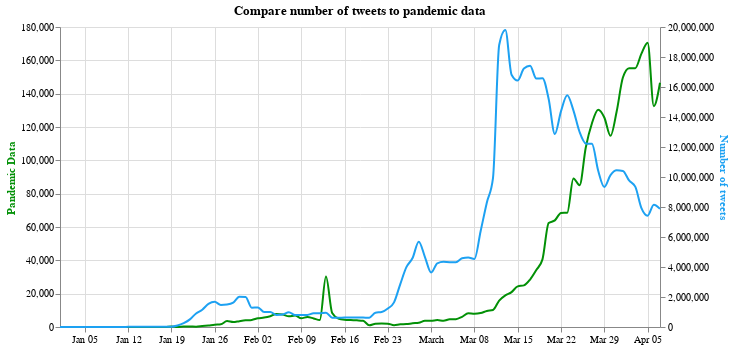

Notebook code cell kept with this figure:
### Code cell
columns = ['new_cases', 'new_deaths', 'new_tests']

select_box = alt.binding_select(options=columns, name='Pandemic data ')
sel = alt.selection_single(fields=['column'], bind=select_box, init={'column': 'new_cases'})

base = alt.Chart(merged_3).encode(
    alt.X('date:T', axis=alt.Axis(title=None))
).properties(
    width=600,
    height=300,
    title = "Compare number of tweets to pandemic data"
)


line_cases = base.transform_fold(
    columns,
    as_=['column', 'value']
).transform_filter(
    sel  
).mark_line( interpolate='monotone', stroke=casecol).encode(
    alt.Y('value:Q',
          axis=alt.Axis(title='Pandemic Data', titleColor=casecol))
).add_selection(
    sel
)


line_tweets = base.mark_line(stroke=twittercol, interpolate='monotone').encode(
    alt.Y('Tweets',
          axis=alt.Axis(title='Number of tweets', titleColor=twittercol))
)


alt.layer(line_cases, line_tweets).resolve_scale(
    y = 'independent'
)

### Figure 1 — Vega-Lite specification as saved in the notebook (floating-point values rounded to 4 significant figures)
{"config": {"view": {"continuousWidth": 400, "continuousHeight": 300}}, "layer": [{"mark": {"type": "line", "interpolate": "monotone", "stroke": "#029006"}, "encoding": {"x": {"type": "temporal", "axis": {"title": null}, "field": "date"}, "y": {"type": "quantitative", "axis": {"title": "Pandemic Data", "titleColor": "#029006"}, "field": "value"}}, "height": 300, "selection": {"selector001": {"type": "single", "fields": ["column"], "bind": {"input": "select", "options": ["new_cases", "new_deaths", "new_tests"], "name": "Pandemic data "}, "init": {"column": "new_cases"}}}, "title": "Compare number of tweets to pandemic data", "transform": [{"fold": ["new_cases", "new_deaths", "new_tests"], "as": ["column", "value"]}, {"filter": {"selection": "selector001"}}], "width": 600}, {"mark": {"type": "line", "interpolate": "monotone", "stroke": "#1da1f2"}, "encoding": {"x": {"type": "temporal", "axis": {"title": null}, "field": "date"}, "y": {"type": "quantitative", "axis": {"title": "Number of tweets", "titleColor": "#1da1f2"}, "field": "Tweets"}}, "height": 300, "title": "Compare number of tweets to pandemic data", "width": 600}], "data": {"name": "data-27113260fdabff0114d8131af728b331"}, "resolve": {"scale": {"y": "independent"}}, "$schema": "https://vega.github.io/schema/vega-lite/v4.8.1.json", "datasets": {"data-27113260fdabff0114d8131af728b331": [{"date": "2020-04-07T00:00:00", "Tweets": 7877346, "total_cases": 2692000.0, "new_cases": 146500.0, "new_deaths": 10680.0, "new_tests": 550800.0, "cnn_articles": 77.0, "fox_articles": 230.0}, {"date": "2020-04-06T00:00:00", "Tweets": 8153966, "total_cases": 2545000.0, "new_cases": 132500.0, "new_deaths": 9512.0, "new_tests": 388500.0, "cnn_articles": 74.0, "fox_articles": 169.0}, {"date": "2020-04-05T00:00:00", "Tweets": 7421877, "total_cases": 2413000.0, "new_cases": 170500.0, "new_deaths": 12620.0, "new_tests": 424600.0, "cnn_articles": 48.0, "fox_articles": 96.0}, {"date": "2020-04-04T00:00:00", "Tweets": 7928225, "total_cases": 2242000.0, "new_cases": 164000.0, "new_deaths": 13550.0, "new_tests": 408500.0, "cnn_articles": 36.0, "fox_articles": 120.0}, {"date": "2020-04-03T00:00:00", "Tweets": 9357113, "total_cases": 2078000.0, "new_cases": 155300.0, "new_deaths": 10020.0, "new_tests": 466200.0, "cnn_articles": 80.0, "fox_articles": 235.0}, {"date": "2020-04-02T00:00:00", "Tweets": 9767918, "total_cases": 1923000.0, "new_cases": 155300.0, "new_deaths": 10020.0, "new_tests": 414800.0, "cnn_articles": 85.0, "fox_articles": 260.0}, {"date": "2020-04-01T00:00:00", "Tweets": 10402981, "total_cases": 1768000.0, "new_cases": 149700.0, "new_deaths": 9348.0, "new_tests": 430500.0, "cnn_articles": 71.0, "fox_articles": 260.0}, {"date": "2020-03-31T00:00:00", "Tweets": 10442432, "total_cases": 1618000.0, "new_cases": 129400.0, "new_deaths": 7972.0, "new_tests": 275000.0, "cnn_articles": 75.0, "fox_articles": 144.0}, {"date": "2020-03-30T00:00:00", "Tweets": 10125714, "total_cases": 1489000.0, "new_cases": 114700.0, "new_deaths": 6456.0, "new_tests": 245300.0, "cnn_articles": 60.0, "fox_articles": 204.0}, {"date": "2020-03-29T00:00:00", "Tweets": 9333426, "total_cases": 1374000.0, "new_cases": 125700.0, "new_deaths": 7174.0, "new_tests": 293900.0, "cnn_articles": 33.0, "fox_articles": 108.0}, {"date": "2020-03-28T00:00:00", "Tweets": 10434671, "total_cases": 1248000.0, "new_cases": 130400.0, "new_deaths": 6982.0, "new_tests": 255800.0, "cnn_articles": 29.0, "fox_articles": 84.0}, {"date": "2020-03-27T00:00:00", "Tweets": 12209011, "total_cases": 1118000.0, "new_cases": 122200.0, "new_deaths": 5610.0, "new_tests": 296100.0, "cnn_articles": 61.0, "fox_articles": 210.0}, {"date": "2020-03-26T00:00:00", "Tweets": 12236719, "total_cases": 995500.0, "new_cases": 107700.0, "new_deaths": 5288.0, "new_tests": 254500.0, "cnn_articles": 81.0, "fox_articles": 256.0}, {"date": "2020-03-25T00:00:00", "Tweets": 13000269, "total_cases": 887800.0, "new_cases": 85070.0, "new_deaths": 4610.0, "new_tests": 229500.0, "cnn_articles": 61.0, "fox_articles": 260.0}, {"date": "2020-03-24T00:00:00", "Tweets": 14445841, "total_cases": 802700.0, "new_cases": 89140.0, "new_deaths": 3708.0, "new_tests": 209300.0, "cnn_articles": 69.0, "fox_articles": 253.0}, {"date": "2020-03-23T00:00:00", "Tweets": 15446246, "total_cases": 713600.0, "new_cases": 68540.0, "new_deaths": 3376.0, "new_tests": 191400.0, "cnn_articles": 54.0, "fox_articles": 231.0}, {"date": "2020-03-22T00:00:00", "Tweets": 14392561, "total_cases": 645000.0, "new_cases": 68450.0, "new_deaths": 3434.0, "new_tests": 123500.0, "cnn_articles": 33.0, "fox_articles": 101.0}, {"date": "2020-03-21T00:00:00", "Tweets": 12861351, "total_cases": 576600.0, "new_cases": 63980.0, "new_deaths": 2770.0, "new_tests": 160000.0, "cnn_articles": 30.0, "fox_articles": 75.0}, {"date": "2020-03-20T00:00:00", "Tweets": 15200259, "total_cases": 512600.0, "new_cases": 62390.0, "new_deaths": 2148.0, "new_tests": 172200.0, "cnn_articles": 54.0, "fox_articles": 186.0}, {"date": "2020-03-19T00:00:00", "Tweets": 16582131, "total_cases": 450200.0, "new_cases": 40590.0, "new_deaths": 1916.0, "new_tests": 137300.0, "cnn_articles": 67.0, "fox_articles": 246.0}, {"date": "2020-03-18T00:00:00", "Tweets": 16561524, "total_cases": 409600.0, "new_cases": 34180.0, "new_deaths": 1624.0, "new_tests": 108200.0, "cnn_articles": 57.0, "fox_articles": 241.0}, {"date": "2020-03-17T00:00:00", "Tweets": 17417142, "total_cases": 375400.0, "new_cases": 28480.0, "new_deaths": 1212.0, "new_tests": 100600.0, "cnn_articles": 57.0, "fox_articles": 247.0}, {"date": "2020-03-16T00:00:00", "Tweets": 17227182, "total_cases": 346900.0, "new_cases": 24960.0, "new_deaths": 1500.0, "new_tests": 65450.0, "cnn_articles": 57.0, "fox_articles": 204.0}, {"date": "2020-03-15T00:00:00", "Tweets": 16438760, "total_cases": 321900.0, "new_cases": 24400.0, "new_deaths": 734.0, "new_tests": 48940.0, "cnn_articles": 17.0, "fox_articles": 91.0}, {"date": "2020-03-14T00:00:00", "Tweets": 16823148, "total_cases": 297400.0, "new_cases": 20910.0, "new_deaths": 884.0, "new_tests": 56750.0, "cnn_articles": 25.0, "fox_articles": 49.0}, {"date": "2020-03-13T00:00:00", "Tweets": 19802671, "total_cases": 276200.0, "new_cases": 18950.0, "new_deaths": 702.0, "new_tests": 36980.0, "cnn_articles": 44.0, "fox_articles": 159.0}, {"date": "2020-03-12T00:00:00", "Tweets": 18799722, "total_cases": 257600.0, "new_cases": 15840.0, "new_deaths": 662.0, "new_tests": 37920.0, "cnn_articles": 43.0, "fox_articles": 185.0}, {"date": "2020-03-11T00:00:00", "Tweets": 9923317, "total_cases": 241800.0, "new_cases": 10240.0, "new_deaths": 544.0, "new_tests": 37570.0, "cnn_articles": 24.0, "fox_articles": 107.0}, {"date": "2020-03-10T00:00:00", "Tweets": 8284672, "total_cases": 231400.0, "new_cases": 9636.0, "new_deaths": 418.0, "new_tests": 33140.0, "cnn_articles": 21.0, "fox_articles": 104.0}, {"date": "2020-03-09T00:00:00", "Tweets": 6386122, "total_cases": 221800.0, "new_cases": 8358.0, "new_deaths": 456.0, "new_tests": 26950.0, "cnn_articles": 24.0, "fox_articles": 89.0}, {"date": "2020-03-08T00:00:00", "Tweets": 4533476, "total_cases": 213500.0, "new_cases": 7956.0, "new_deaths": 194.0, "new_tests": 20910.0, "cnn_articles": 7.0, "fox_articles": 39.0}, {"date": "2020-03-07T00:00:00", "Tweets": 4632239, "total_cases": 205500.0, "new_cases": 8240.0, "new_deaths": 208.0, "new_tests": 29800.0, "cnn_articles": 9.0, "fox_articles": 37.0}, {"date": "2020-03-06T00:00:00", "Tweets": 4581032, "total_cases": 197400.0, "new_cases": 6120.0, "new_deaths": 204.0, "new_tests": 41190.0, "cnn_articles": 16.0, "fox_articles": 60.0}, {"date": "2020-03-05T00:00:00", "Tweets": 4323687, "total_cases": 191200.0, "new_cases": 4714.0, "new_deaths": 160.0, "new_tests": 20560.0, "cnn_articles": 12.0, "fox_articles": 50.0}, {"date": "2020-03-04T00:00:00", "Tweets": 4323670, "total_cases": 186500.0, "new_cases": 4630.0, "new_deaths": 168.0, "new_tests": 28890.0, "cnn_articles": 14.0, "fox_articles": 65.0}, {"date": "2020-03-03T00:00:00", "Tweets": 4342139, "total_cases": 181800.0, "new_cases": 3716.0, "new_deaths": 144.0, "new_tests": 23290.0, "cnn_articles": 7.0, "fox_articles": 49.0}, {"date": "2020-03-02T00:00:00", "Tweets": 4240721, "total_cases": 178300.0, "new_cases": 4136.0, "new_deaths": 134.0, "new_tests": 16720.0, "cnn_articles": 9.0, "fox_articles": 62.0}, {"date": "2020-03-01T00:00:00", "Tweets": 3632689, "total_cases": 174200.0, "new_cases": 3686.0, "new_deaths": 116.0, "new_tests": 13720.0, "cnn_articles": 9.0, "fox_articles": 24.0}, {"date": "2020-02-29T00:00:00", "Tweets": 4666121, "total_cases": 170500.0, "new_cases": 3720.0, "new_deaths": 128.0, "new_tests": 17850.0, "cnn_articles": 6.0, "fox_articles": 27.0}, {"date": "2020-02-28T00:00:00", "Tweets": 5685321, "total_cases": 166800.0, "new_cases": 2542.0, "new_deaths": 114.0, "new_tests": 25000.0, "cnn_articles": 6.0, "fox_articles": 43.0}, {"date": "2020-02-27T00:00:00", "Tweets": 4597412, "total_cases": 164200.0, "new_cases": 2228.0, "new_deaths": 76.0, "new_tests": 16870.0, "cnn_articles": 10.0, "fox_articles": 69.0}, {"date": "2020-02-26T00:00:00", "Tweets": 3989533, "total_cases": 162000.0, "new_cases": 1734.0, "new_deaths": 128.0, "new_tests": 11730.0, "cnn_articles": 9.0, "fox_articles": 52.0}, {"date": "2020-02-25T00:00:00", "Tweets": 2844369, "total_cases": 160300.0, "new_cases": 1590.0, "new_deaths": 158.0, "new_tests": 9879.0, "cnn_articles": 8.0, "fox_articles": 22.0}, {"date": "2020-02-24T00:00:00", "Tweets": 1643544, "total_cases": 158700.0, "new_cases": 1046.0, "new_deaths": 312.0, "new_tests": 7460.0, "cnn_articles": 6.0, "fox_articles": 19.0}, {"date": "2020-02-23T00:00:00", "Tweets": 1233511, "total_cases": 157600.0, "new_cases": 2020.0, "new_deaths": 208.0, "new_tests": 3765.0, "cnn_articles": 2.0, "fox_articles": 4.0}, {"date": "2020-02-22T00:00:00", "Tweets": 997638, "total_cases": 155600.0, "new_cases": 2170.0, "new_deaths": 224.0, "new_tests": 9615.0, "cnn_articles": 1.0, "fox_articles": 4.0}, {"date": "2020-02-21T00:00:00", "Tweets": 954321, "total_cases": 153400.0, "new_cases": 1992.0, "new_deaths": 238.0, "new_tests": 6042.0, "cnn_articles": 3.0, "fox_articles": 19.0}, {"date": "2020-02-20T00:00:00", "Tweets": 622349, "total_cases": 151500.0, "new_cases": 1064.0, "new_deaths": 232.0, "new_tests": 2990.0, "cnn_articles": 2.0, "fox_articles": 9.0}, {"date": "2020-02-19T00:00:00", "Tweets": 626237, "total_cases": 150400.0, "new_cases": 3728.0, "new_deaths": 278.0, "new_tests": 2465.0, "cnn_articles": 3.0, "fox_articles": 12.0}, {"date": "2020-02-18T00:00:00", "Tweets": 628043, "total_cases": 146700.0, "new_cases": 3990.0, "new_deaths": 196.0, "new_tests": 4068.0, "cnn_articles": 4.0, "fox_articles": 17.0}, {"date": "2020-02-17T00:00:00", "Tweets": 626732, "total_cases": 142700.0, "new_cases": 4134.0, "new_deaths": 212.0, "new_tests": 1613.0, "cnn_articles": 5.0, "fox_articles": 18.0}, {"date": "2020-02-16T00:00:00", "Tweets": 625127, "total_cases": 138500.0, "new_cases": 4324.0, "new_deaths": 284.0, "new_tests": 2794.0, "cnn_articles": 4.0, "fox_articles": 6.0}, {"date": "2020-02-15T00:00:00", "Tweets": 624555, "total_cases": 134200.0, "new_cases": 5120.0, "new_deaths": 288.0, "new_tests": 1050.0, "cnn_articles": 3.0, "fox_articles": 8.0}, {"date": "2020-02-14T00:00:00", "Tweets": 622722, "total_cases": 129100.0, "new_cases": 8430.0, "new_deaths": 26.0, "new_tests": 1793.0, "cnn_articles": 6.0, "fox_articles": 14.0}, {"date": "2020-02-13T00:00:00", "Tweets": 956877, "total_cases": 120700.0, "new_cases": 30300.0, "new_deaths": 510.0, "new_tests": 1152.0, "cnn_articles": 4.0, "fox_articles": 21.0}, {"date": "2020-02-12T00:00:00", "Tweets": 911098, "total_cases": 90360.0, "new_cases": 4144.0, "new_deaths": 194.0, "new_tests": 2011.0, "cnn_articles": 2.0, "fox_articles": 20.0}, {"date": "2020-02-11T00:00:00", "Tweets": 908627, "total_cases": 86220.0, "new_cases": 5126.0, "new_deaths": 216.0, "new_tests": 1407.0, "cnn_articles": 4.0, "fox_articles": 18.0}, {"date": "2020-02-10T00:00:00", "Tweets": 807654, "total_cases": 81090.0, "new_cases": 5984.0, "new_deaths": 194.0, "new_tests": 1506.0, "cnn_articles": 1.0, "fox_articles": 13.0}, {"date": "2020-02-09T00:00:00", "Tweets": 796739, "total_cases": 75110.0, "new_cases": 5236.0, "new_deaths": 178.0, "new_tests": 2328.0, "cnn_articles": 0.0, "fox_articles": 10.0}, {"date": "2020-02-08T00:00:00", "Tweets": 803453, "total_cases": 69870.0, "new_cases": 6884.0, "new_deaths": 172.0, "new_tests": 1549.0, "cnn_articles": 0.0, "fox_articles": 11.0}, {"date": "2020-02-07T00:00:00", "Tweets": 987563, "total_cases": 62990.0, "new_cases": 6436.0, "new_deaths": 146.0, "new_tests": 793.0, "cnn_articles": 0.0, "fox_articles": 22.0}, {"date": "2020-02-06T00:00:00", "Tweets": 834673, "total_cases": 56550.0, "new_cases": 7502.0, "new_deaths": 144.0, "new_tests": 699.0, "cnn_articles": 1.0, "fox_articles": 17.0}, {"date": "2020-02-05T00:00:00", "Tweets": 803587, "total_cases": 49050.0, "new_cases": 7816.0, "new_deaths": 132.0, "new_tests": 914.0, "cnn_articles": 0.0, "fox_articles": 20.0}, {"date": "2020-02-04T00:00:00", "Tweets": 997862, "total_cases": 41230.0, "new_cases": 6486.0, "new_deaths": 130.0, "new_tests": 629.0, "cnn_articles": 1.0, "fox_articles": 28.0}, {"date": "2020-02-03T00:00:00", "Tweets": 1000752, "total_cases": 34750.0, "new_cases": 5636.0, "new_deaths": 114.0, "new_tests": 426.0, "cnn_articles": 0.0, "fox_articles": 20.0}, {"date": "2020-02-02T00:00:00", "Tweets": 1298476, "total_cases": 29110.0, "new_cases": 5216.0, "new_deaths": 92.0, "new_tests": 397.0, "cnn_articles": 0.0, "fox_articles": 7.0}, {"date": "2020-02-01T00:00:00", "Tweets": 1287963, "total_cases": 23900.0, "new_cases": 4244.0, "new_deaths": 92.0, "new_tests": 581.0, "cnn_articles": 0.0, "fox_articles": 7.0}, {"date": "2020-01-31T00:00:00", "Tweets": 1997635, "total_cases": 19650.0, "new_cases": 4002.0, "new_deaths": 86.0, "new_tests": 421.0, "cnn_articles": 1.0, "fox_articles": 19.0}, {"date": "2020-01-30T00:00:00", "Tweets": 2010976, "total_cases": 15650.0, "new_cases": 3514.0, "new_deaths": 76.0, "new_tests": 587.0, "cnn_articles": 1.0, "fox_articles": 32.0}, {"date": "2020-01-29T00:00:00", "Tweets": 1623497, "total_cases": 12140.0, "new_cases": 2960.0, "new_deaths": 52.0, "new_tests": 535.0, "cnn_articles": 1.0, "fox_articles": 33.0}, {"date": "2020-01-28T00:00:00", "Tweets": 1497653, "total_cases": 9176.0, "new_cases": 3534.0, "new_deaths": 50.0, "new_tests": 569.0, "cnn_articles": 0.0, "fox_articles": 22.0}, {"date": "2020-01-27T00:00:00", "Tweets": 1467598, "total_cases": 5642.0, "new_cases": 1594.0, "new_deaths": 50.0, "new_tests": 488.0, "cnn_articles": 0.0, "fox_articles": 20.0}, {"date": "2020-01-26T00:00:00", "Tweets": 1678953, "total_cases": 4048.0, "new_cases": 1346.0, "new_deaths": 30.0, "new_tests": 337.0, "cnn_articles": 0.0, "fox_articles": 9.0}, {"date": "2020-01-25T00:00:00", "Tweets": 1536784, "total_cases": 2702.0, "new_cases": 906.0, "new_deaths": 30.0, "new_tests": 226.0, "cnn_articles": 0.0, "fox_articles": 5.0}, {"date": "2020-01-24T00:00:00", "Tweets": 1153245, "total_cases": 1796.0, "new_cases": 532.0, "new_deaths": 18.0, "new_tests": 289.0, "cnn_articles": 0.0, "fox_articles": 10.0}, {"date": "2020-01-23T00:00:00", "Tweets": 905673, "total_cases": 1264.0, "new_cases": 194.0, "new_deaths": 0.0, "new_tests": 360.0, "cnn_articles": 2.0, "fox_articles": 20.0}, {"date": "2020-01-22T00:00:00", "Tweets": 508623, "total_cases": 1070.0, "new_cases": 284.0, "new_deaths": 22.0, "new_tests": 348.0, "cnn_articles": 2.0, "fox_articles": 10.0}, {"date": "2020-01-21T00:00:00", "Tweets": 259864, "total_cases": 786.0, "new_cases": 306.0, "new_deaths": 6.0, "new_tests": 300.0, "cnn_articles": 0.0, "fox_articles": 6.0}, {"date": "2020-01-20T00:00:00", "Tweets": 100124, "total_cases": 480.0, "new_cases": 40.0, "new_deaths": 0.0, "new_tests": 343.0, "cnn_articles": 0.0, "fox_articles": 3.0}, {"date": "2020-01-19T00:00:00", "Tweets": 20987, "total_cases": 440.0, "new_cases": 272.0, "new_deaths": 2.0, "new_tests": 129.0, "cnn_articles": 0.0, "fox_articles": 0.0}, {"date": "2020-01-18T00:00:00", "Tweets": 23432, "total_cases": 168.0, "new_cases": 34.0, "new_deaths": 0.0, "new_tests": 93.0, "cnn_articles": 0.0, "fox_articles": 0.0}, {"date": "2020-01-17T00:00:00", "Tweets": 22431, "total_cases": 134.0, "new_cases": 10.0, "new_deaths": 0.0, "new_tests": 188.0, "cnn_articles": 1.0, "fox_articles": 2.0}, {"date": "2020-01-16T00:00:00", "Tweets": 22342, "total_cases": 124.0, "new_cases": 0.0, "new_deaths": 0.0, "new_tests": 244.0, "cnn_articles": 0.0, "fox_articles": 1.0}, {"date": "2020-01-15T00:00:00", "Tweets": 10987, "total_cases": 124.0, "new_cases": 2.0, "new_deaths": 2.0, "new_tests": 278.0, "cnn_articles": 0.0, "fox_articles": 1.0}, {"date": "2020-01-14T00:00:00", "Tweets": 10023, "total_cases": 122.0, "new_cases": 2.0, "new_deaths": 0.0, "new_tests": 247.0, "cnn_articles": 0.0, "fox_articles": 0.0}, {"date": "2020-01-13T00:00:00", "Tweets": 16475, "total_cases": 120.0, "new_cases": 2.0, "new_deaths": 0.0, "new_tests": 239.0, "cnn_articles": 0.0, "fox_articles": 1.0}, {"date": "2020-01-12T00:00:00", "Tweets": 10045, "total_cases": 118.0, "new_cases": 0.0, "new_deaths": 0.0, "new_tests": 135.0, "cnn_articles": 0.0, "fox_articles": 0.0}, {"date": "2020-01-11T00:00:00", "Tweets": 2812, "total_cases": 118.0, "new_cases": 0.0, "new_deaths": 2.0, "new_tests": 47.0, "cnn_articles": 0.0, "fox_articles": 0.0}, {"date": "2020-01-10T00:00:00", "Tweets": 2347, "total_cases": 118.0, "new_cases": 0.0, "new_deaths": 0.0, "new_tests": 164.0, "cnn_articles": 0.0, "fox_articles": 0.0}, {"date": "2020-01-09T00:00:00", "Tweets": 3451, "total_cases": 118.0, "new_cases": 0.0, "new_deaths": 0.0, "new_tests": 201.0, "cnn_articles": 0.0, "fox_articles": 1.0}, {"date": "2020-01-08T00:00:00", "Tweets": 421, "total_cases": 118.0, "new_cases": 0.0, "new_deaths": 0.0, "new_tests": 169.0, "cnn_articles": 0.0, "fox_articles": 0.0}, {"date": "2020-01-07T00:00:00", "Tweets": 293, "total_cases": 118.0, "new_cases": 0.0, "new_deaths": 0.0, "new_tests": 187.0, "cnn_articles": 0.0, "fox_articles": 0.0}, {"date": "2020-01-06T00:00:00", "Tweets": 86, "total_cases": 118.0, "new_cases": 0.0, "new_deaths": 0.0, "new_tests": 172.0, "cnn_articles": 0.0, "fox_articles": 0.0}, {"date": "2020-01-05T00:00:00", "Tweets": 127, "total_cases": 118.0, "new_cases": 30.0, "new_deaths": 0.0, "new_tests": 83.0, "cnn_articles": 0.0, "fox_articles": 0.0}, {"date": "2020-01-04T00:00:00", "Tweets": 172, "total_cases": 88.0, "new_cases": 0.0, "new_deaths": 0.0, "new_tests": 47.0, "cnn_articles": 0.0, "fox_articles": 0.0}, {"date": "2020-01-03T00:00:00", "Tweets": 94, "total_cases": 88.0, "new_cases": 34.0, "new_deaths": 0.0, "new_tests": 89.0, "cnn_articles": 0.0, "fox_articles": 0.0}, {"date": "2020-01-02T00:00:00", "Tweets": 41, "total_cases": 54.0, "new_cases": 0.0, "new_deaths": 0.0, "new_tests": 72.0, "cnn_articles": 0.0, "fox_articles": 0.0}, {"date": "2020-01-01T00:00:00", "Tweets": 63, "total_cases": 54.0, "new_cases": 0.0, "new_deaths": 0.0, "new_tests": 25.0, "cnn_articles": 0.0, "fox_articles": 0.0}]}}
